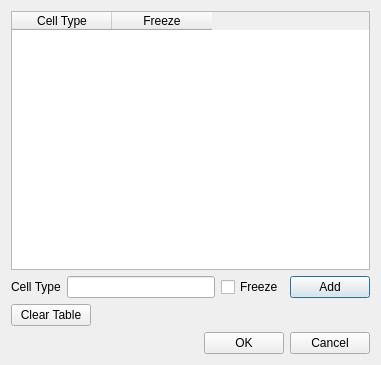
<?xml version="1.0" encoding="UTF-8"?>
<ui version="4.0">
 <class>CellTypeDlg</class>
 <widget class="QDialog" name="CellTypeDlg">
  <property name="geometry">
   <rect>
    <x>0</x>
    <y>0</y>
    <width>381</width>
    <height>365</height>
   </rect>
  </property>
  <property name="windowTitle">
   <string>Please define cell types</string>
  </property>
  <layout class="QVBoxLayout" name="verticalLayout_2">
   <item>
    <widget class="QTableWidget" name="cellTypeTable">
     <property name="enabled">
      <bool>true</bool>
     </property>
     <property name="baseSize">
      <size>
       <width>256</width>
       <height>171</height>
      </size>
     </property>
     <column>
      <property name="text">
       <string>Cell Type</string>
      </property>
     </column>
     <column>
      <property name="text">
       <string>Freeze</string>
      </property>
     </column>
    </widget>
   </item>
   <item>
    <layout class="QVBoxLayout" name="verticalLayout">
     <item>
      <layout class="QHBoxLayout" name="horizontalLayout">
       <item>
        <widget class="QLabel" name="label_4">
         <property name="text">
          <string>Cell Type</string>
         </property>
        </widget>
       </item>
       <item>
        <widget class="QLineEdit" name="cellTypeLE"/>
       </item>
       <item>
        <widget class="QCheckBox" name="freezeCHB">
         <property name="toolTip">
          <string>&lt;!DOCTYPE HTML PUBLIC &quot;-//W3C//DTD HTML 4.0//EN&quot; &quot;http://www.w3.org/TR/REC-html40/strict.dtd&quot;&gt;
&lt;html&gt;&lt;head&gt;&lt;meta name=&quot;qrichtext&quot; content=&quot;1&quot; /&gt;&lt;style type=&quot;text/css&quot;&gt;
p, li { white-space: pre-wrap; }
&lt;/style&gt;&lt;/head&gt;&lt;body style=&quot; font-family:'MS Shell Dlg 2'; font-size:8.25pt; font-weight:400; font-style:normal;&quot;&gt;
&lt;p style=&quot; margin-top:0px; margin-bottom:0px; margin-left:0px; margin-right:0px; -qt-block-indent:0; text-indent:0px;&quot;&gt;&lt;span style=&quot; font-size:8pt;&quot;&gt;Indicates whether cells of this type should remain frozen during simulation&lt;/span&gt;&lt;/p&gt;&lt;/body&gt;&lt;/html&gt;</string>
         </property>
         <property name="text">
          <string>Freeze</string>
         </property>
        </widget>
       </item>
       <item>
        <widget class="QPushButton" name="cellTypeAddPB">
         <property name="text">
          <string>Add</string>
         </property>
        </widget>
       </item>
      </layout>
     </item>
     <item>
      <layout class="QHBoxLayout" name="horizontalLayout_2">
       <item>
        <widget class="QPushButton" name="clearCellTypeTablePB">
         <property name="text">
          <string>Clear Table</string>
         </property>
        </widget>
       </item>
       <item>
        <spacer name="horizontalSpacer">
         <property name="orientation">
          <enum>Qt::Horizontal</enum>
         </property>
         <property name="sizeHint" stdset="0">
          <size>
           <width>40</width>
           <height>20</height>
          </size>
         </property>
        </spacer>
       </item>
      </layout>
     </item>
    </layout>
   </item>
   <item>
    <layout class="QHBoxLayout" name="horizontalLayout_3">
     <item>
      <spacer name="horizontalSpacer_2">
       <property name="orientation">
        <enum>Qt::Horizontal</enum>
       </property>
       <property name="sizeHint" stdset="0">
        <size>
         <width>40</width>
         <height>20</height>
        </size>
       </property>
      </spacer>
     </item>
     <item>
      <widget class="QPushButton" name="okPB">
       <property name="text">
        <string>OK</string>
       </property>
      </widget>
     </item>
     <item>
      <widget class="QPushButton" name="cancelPB">
       <property name="text">
        <string>Cancel</string>
       </property>
      </widget>
     </item>
    </layout>
   </item>
  </layout>
  <zorder>cellTypeTable</zorder>
  <zorder>clearCellTypeTablePB</zorder>
  <zorder>label_4</zorder>
  <zorder>cellTypeAddPB</zorder>
  <zorder>cellTypeLE</zorder>
  <zorder>freezeCHB</zorder>
  <zorder>horizontalSpacer</zorder>
  <zorder></zorder>
  <zorder>okPB</zorder>
  <zorder>cancelPB</zorder>
  <zorder>horizontalSpacer_2</zorder>
 </widget>
 <resources/>
 <connections>
  <connection>
   <sender>okPB</sender>
   <signal>clicked()</signal>
   <receiver>CellTypeDlg</receiver>
   <slot>accept()</slot>
   <hints>
    <hint type="sourcelabel">
     <x>243</x>
     <y>305</y>
    </hint>
    <hint type="destinationlabel">
     <x>166</x>
     <y>274</y>
    </hint>
   </hints>
  </connection>
  <connection>
   <sender>cancelPB</sender>
   <signal>clicked()</signal>
   <receiver>CellTypeDlg</receiver>
   <slot>reject()</slot>
   <hints>
    <hint type="sourcelabel">
     <x>355</x>
     <y>309</y>
    </hint>
    <hint type="destinationlabel">
     <x>337</x>
     <y>262</y>
    </hint>
   </hints>
  </connection>
 </connections>
</ui>
